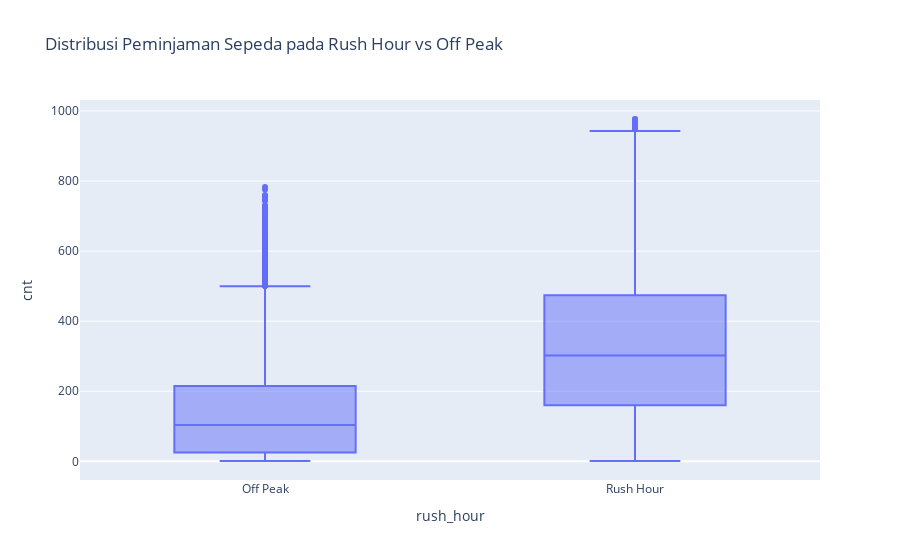

Notebook code for this chart:
### Markdown cell above
### Pertanyaan 3: Bagaimana segmentasi pengguna berdasarkan pola peminjaman mereka?

### Code cell
# Clustering manual berdasarkan jam sibuk
hour_df['rush_hour'] = hour_df['hr'].apply(lambda x: 'Rush hour' if 7 <= x <= 9 or 17 <= x <= 19 else 'Off peak')
px.box(hour_df, x='rush_hour', y='cnt', title='Distribusi peminjaman sepeda pada rush hour vs off peak')

### Figure 1 — Plotly figure (JSON) as saved in the notebook; plotly's stock layout.template omitted (floating-point values rounded to 4 significant figures; data arrays with more than 128 entries replaced by an {"elided": "..."} marker saying what was removed)
{"data": [{"alignmentgroup": "True", "hovertemplate": "rush_hour=%{x}<br>cnt=%{y}<extra></extra>", "legendgroup": "", "marker": {"color": "#636efa"}, "name": "", "notched": false, "offsetgroup": "", "orientation": "v", "showlegend": false, "type": "box", "x": {"elided": "17379 str values"}, "x0": " ", "xaxis": "x", "y": {"elided": "17379 int values"}, "y0": " ", "yaxis": "y"}], "layout": {"boxmode": "group", "legend": {"tracegroupgap": 0}, "title": {"text": "Distribusi Peminjaman Sepeda pada Rush Hour vs Off Peak"}, "xaxis": {"anchor": "y", "domain": [0, 1], "title": {"text": "rush_hour"}}, "yaxis": {"anchor": "x", "domain": [0, 1], "title": {"text": "cnt"}}}}
